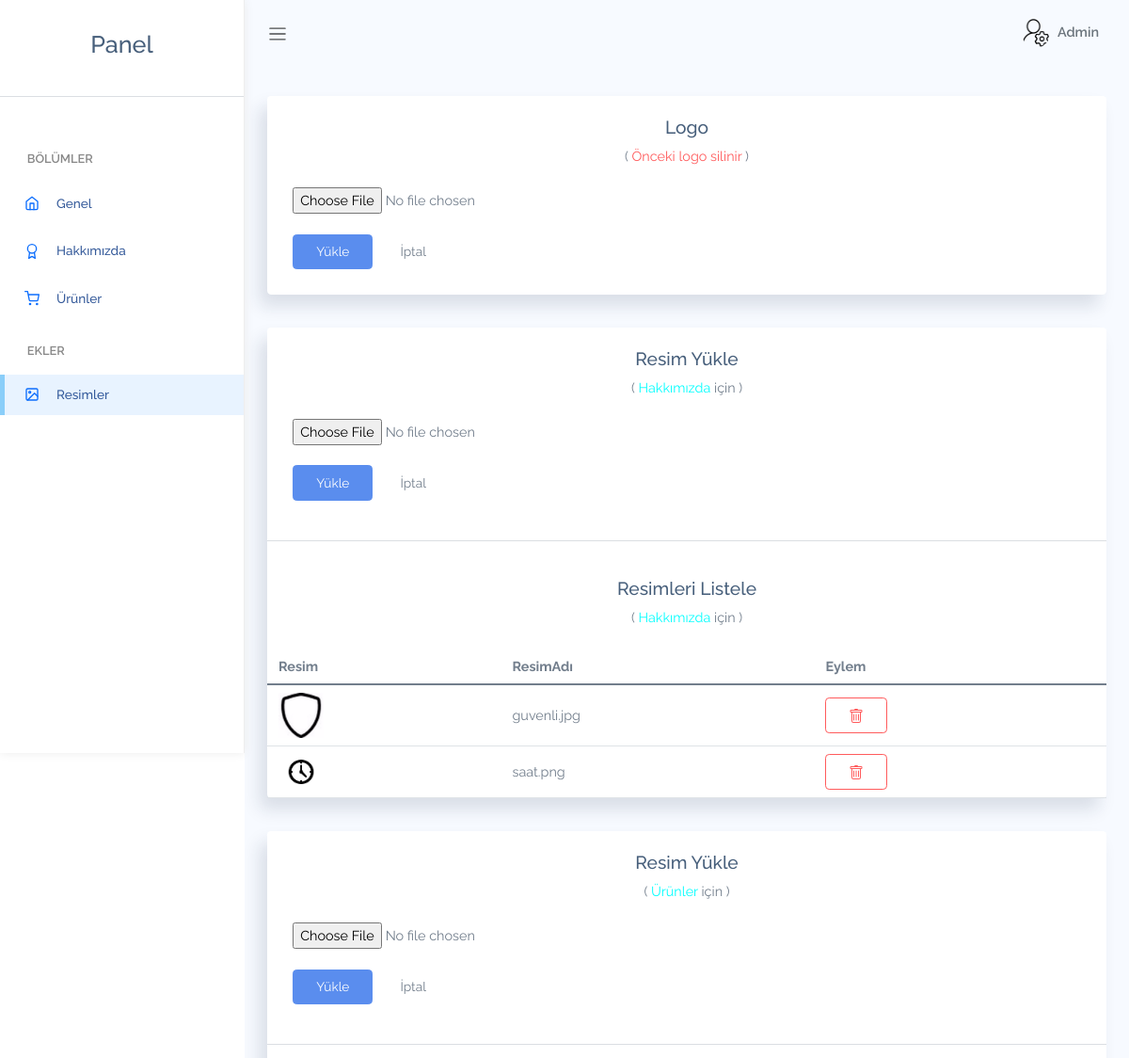
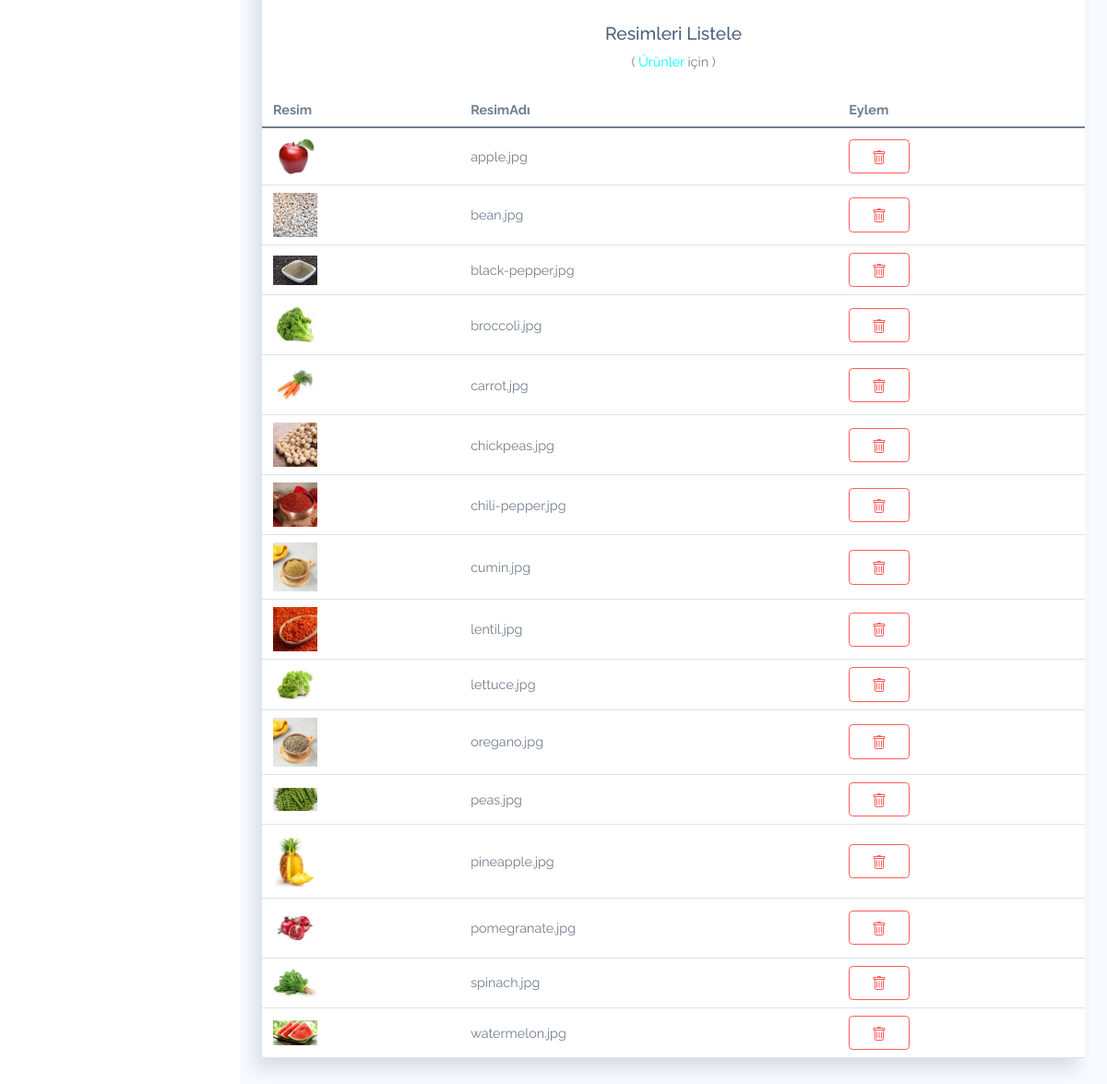
/admin/resimler.php (signed in), run on the app's committed database (2 pictures, top to bottom).
### tables this page shows
CREATE TABLE `resim_hakkimizda` (
  `ID` int(11) NOT NULL,
  `resim_adi` varchar(50) NOT NULL,
  `konum` varchar(30) NOT NULL
);

CREATE TABLE `resim_urunler` (
  `ID` int(11) NOT NULL,
  `resim_adi` varchar(50) NOT NULL,
  `konum` varchar(30) NOT NULL
);

### admin/resimler.php (the view, shortened to what this page needs)
<?php
include './head.php';
$resim_urunler = $db->query("SELECT * FROM resim_urunler");
$resim_hakkimizda = $db->query("SELECT * FROM resim_hakkimizda");
?>
<div class="main-content container-fluid">
	<div class="card">
		<div class="card-header text-center">
			<h4 class="card-title text-center">Logo</h4>
			<span style="text-transform:none;">(<span class="text-danger"> Önceki logo silinir </span>)</span>
		</div>
		<div class="card-body">
			<div class="row">
				<div class="col-lg-6 col-md-12">
					<form action="" method="POST">
						<div class="form-file">
							<input type="file" class="form-file-input" name="logo">
						</div>
						<br>
						<div class="col-12 d-flex">
							<button type="submit" class="btn btn-primary me-1 mb-1">Yükle</button>
							<button type="reset" class="btn btn-light-secondary me-1 mb-1">İptal</button>
						</div>
					</form>
				</div>
			</div>
		</div>
	</div>
	<div class="card">
		<div class="card-header text-center">
			<h4 class="card-title text-center">Resim Yükle</h4>
			<span style="text-transform:none;">( <span style="color:cyan">Hakkımızda</span> için )</span>
		</div>
		<div class="card-body">
			<div class="row">
				<div class="col-lg-6 col-md-12">
					<form action="" method="POST" enctype="multipart/form-data">
						<div class="form-file">
							<input type="file" class="form-file-input" name="resim">
						</div>
						<br>
						<div class="col-12 d-flex">
							<button type="submit" class="btn btn-primary me-1 mb-1">Yükle</button>
							<button type="reset" class="btn btn-light-secondary me-1 mb-1">İptal</button>
						</div>
					</form>
				</div>
			</div>
		</div>
		<hr>
		<div class="card-header text-center">
			<h4 class="card-title text-center">Resimleri Listele</h4>
			<span style="text-transform:none;">( <span style="color:cyan">Hakkımızda</span> için )</span>
		</div>
		<div class="card-content">
			<div class="table-responsive">
				<table class="table table-hover mb-0">
					<thead>
						<tr>
							<th>Resim</th>
							<th>ResimAdı</th>
							<th>Eylem</th>
						</tr>
					</thead>
					<tbody>
						<form action="" method="POST">
							<?php foreach ($resim_hakkimizda->fetchAll(PDO::FETCH_ASSOC) as $resim) { ?>
								<tr>
									<td>
										<img class="img-fluid" style="width: 3rem;" src="<?php echo "..".$resim['konum']."/".$resim['resim_adi']; ?>">
									</td>
									<td>
										<span><?php echo $resim['resim_adi']; ?></span>
									</td>
									<td>
										<button type="submit" class="btn btn-outline-danger" onclick="document.getElementById('hakkimizda_sil').value = '<?php echo $resim['ID']; ?>';">
										</button>
									</td>
								</tr>
							<?php } ?>
						</form>
					</tbody>
				</table>
			</div>
		</div>
	</div>
	<div class="card">
		<div class="card-header text-center">
			<h4 class="card-title text-center">Resim Yükle</h4>
			<span style="text-transform:none;">( <span style="color:cyan">Ürünler</span> için )</span>
		</div>
		<div class="card-body">
			<div class="row">
				<div class="col-lg-6 col-md-12">
					<form action="" method="POST" enctype="multipart/form-data">
						<div class="form-file">
							<input type="file" class="form-file-input" name="resim">
						</div>
						<br>
						<div class="col-12 d-flex">
							<button type="submit" class="btn btn-primary me-1 mb-1">Yükle</button>
							<button type="reset" class="btn btn-light-secondary me-1 mb-1">İptal</button>
						</div>
					</form>
				</div>
			</div>
		</div>
		<hr>
		<div class="card-header text-center">
			<h4 class="card-title text-center">Resimleri Listele</h4>
			<span style="text-transform:none;">( <span style="color:cyan">Ürünler</span> için )</span>
		</div>
		<div class="card-content">
			<div class="table-responsive">
				<table class="table table-hover mb-0">
					<thead>
						<tr>
							<th>Resim</th>
							<th>ResimAdı</th>
							<th>Eylem</th>
						</tr>
					</thead>
					<tbody>
						<form action="" method="POST">
							<?php foreach ($resim_urunler->fetchAll(PDO::FETCH_ASSOC) as $resim) { ?>
								<tr>
									<td>
										<img class="img-fluid" style="width: 3rem;" src="<?php echo "..".$resim['konum']."/".$resim['resim_adi']; ?>">
									</td>
									<td>
										<span><?php echo $resim['resim_adi']; ?></span>
									</td>
									<td>
										<button type="submit" class="btn btn-outline-danger" onclick="document.getElementById('urunler_sil').value = '<?php echo $resim['ID']; ?>';">
										</button>
									</td>
								</tr>
							<?php } ?>
						</form>
					</tbody>
				</table>
			</div>
		</div>
	</div>
</div>
<?php include './footer.php'; ?>

### admin/head.php (shortened to what this page needs)
<!DOCTYPE html>
<html lang="en">
<head>
	<link rel="stylesheet" href="assets/css/bootstrap.css">
	<link rel="stylesheet" href="assets/vendors/chartjs/Chart.min.css">
	<link rel="stylesheet" href="assets/vendors/perfect-scrollbar/perfect-scrollbar.css">
	<link rel="stylesheet" href="assets/css/app.css">
</head>
<body>
	<div id="app">
		<div id="sidebar" class='active'>
			<div class="sidebar-wrapper active">
				<div class="sidebar-header" style="text-align: center;">
					<h3>Panel</h3>
				</div>
				<hr>
				<div class="sidebar-menu">
					<ul class="menu">
						<li class='sidebar-title'>Bölümler</li>
						<li class="sidebar-item">
							<a href="index.php" class='sidebar-link'>
								<i data-feather="home" width="20"></i>
								<span>Genel</span>
							</a>
						</li>
						<li class="sidebar-item">
							<a href="hakkimizda.php" class='sidebar-link'>
								<i data-feather="award" width="20"></i>
								<span>Hakkımızda</span>
							</a>
						</li>
						<li class="sidebar-item">
							<a href="urunler.php" class='sidebar-link'>
								<i data-feather="shopping-cart" width="20"></i>
								<span>Ürünler</span>
							</a>
						</li>
						<li class='sidebar-title'>Ekler</li>
						<li class="sidebar-item">
							<a href="resimler.php" class='sidebar-link'>
								<i data-feather="image" width="20"></i>
								<span>Resimler</span>
							</a>
						</li>
					</ul>
				</div>
			</div>
		</div>
		<div id="main">
			<nav class="navbar navbar-header navbar-expand navbar-light">
				<a class="sidebar-toggler" href="#"><span class="navbar-toggler-icon"></span></a>
				<div class="collapse navbar-collapse" id="navbarSupportedContent">
					<ul class="navbar-nav d-flex align-items-center navbar-light ms-auto">
						<li class="dropdown">
							<a href="#" data-bs-toggle="dropdown"
								class="nav-link dropdown-toggle nav-link-lg nav-link-user">
								<div class="avatar me-1">
									<img src="assets/images/avatar/admin.png" alt="" srcset="">
								</div>
								<div class="d-none d-md-block d-lg-inline-block" style="text-transform:capitalize;"><?php echo $_SESSION['login']; ?></div>
							</a>
						</li>
					</ul>
				</div>
			</nav>

### admin/footer.php (shortened to what this page needs)
			</div>
		</div>
	</body>
</html>

### admin/assets/css/app.css (style rules this page uses)
* { font-family:Raleway }
#app { position:relative }
#main { margin-left:260px;background-color:#f7faff;min-height:100vh;transition:margin-left .6s ease-out }
#main .main-content { padding:2rem 1.5rem }
a { text-decoration:none }
a,button { outline:0 }
.feather,i { font-size:14px;height:1rem }
.avatar { display:inline-flex;border-radius:50%;text-align:center;vertical-align:middle;position:relative }
.avatar img { width:32px;height:32px;border-radius:50% }
.btn i,.btn svg { width:16px;height:16px }
.btn.btn-danger,.btn.btn-dark,.btn.btn-info,.btn.btn-light,.btn.btn-link,.btn.btn-primary,.btn.btn-secondary,.btn.btn-success,.btn.btn-warning { color:#fff }
.dropdown-toggle:after { color:#fff }
#sidebar.active .sidebar-wrapper { left:0 }
.sidebar-wrapper { width:260px;height:100vh;position:fixed;top:0;z-index:10;background-color:#fff;bottom:0;border-right:1px solid #eee;box-shadow:0 0 10px #ececec;left:-260px;transition:left .6s ease-out }
.sidebar-wrapper .sidebar-header { padding:2rem 2rem 1rem;font-size:2rem;font-weight:700 }
.sidebar-wrapper .menu { padding-left:0;margin-top:2rem }
.sidebar-wrapper .menu .sidebar-title { padding:1.5rem 1.8rem .5rem;font-size:.8rem;font-weight:600;color:#888;text-transform:uppercase }
.sidebar-wrapper .menu .sidebar-link { display:block;padding:.7rem 1.5rem;font-size:.85rem;display:flex;align-items:center;transition:all .5s }
.sidebar-wrapper .menu .sidebar-link>span { color:#053382;font-weight:500;margin-left:1rem;opacity:.8 }
.sidebar-wrapper .menu .sidebar-item { list-style:none;margin-top:.5rem;position:relative }
.sidebar-wrapper .menu .sidebar-item.active .sidebar-link { background-color:#e8f3ff }
.sidebar-wrapper .menu .sidebar-item.active .sidebar-link:before { content:"";position:absolute;left:0;height:100%;top:0;bottom:0;background-color:rgba(46,170,244,.5);width:5px }
.card { box-shadow:-8px 12px 18px 0 rgba(25,42,70,.13);margin-bottom:2.2rem }
.card .card-header { border:none }
.card .card-header h4 { font-size:1.2rem }
.card .card-header~.card-body { padding-top:0 }
.card .card-content { position:relative }
.card .card-title { font-size:1.2rem }
.card .card-body { padding:1.4rem 1.7rem }
.navbar { height:70px;padding:1.5rem }
.navbar .nav-link-user img { width:30px }
.navbar.navbar-header li { display:flex;align-items:center }
.navbar.navbar-header .dropdown>a { color:#6c757d;font-weight:600 }
.navbar.navbar-header .dropdown>a:after { display:none }
.dataTable-table td,.dataTable-table thead th,.table td,.table thead th { vertical-align:middle }
.dataTable-table thead th,.table thead th { border-bottom:2px solid #475f7b }

### admin/head.php (style rules this page uses)
.table > :not(caption) > * > * { padding: .5rem .75rem; }

### data on the page
resim_hakkimizda: konum+resim_adi (picture), resim_adi "guvenli.jpg", $resim['ID'] 1 (drawn)
resim_hakkimizda: konum+resim_adi (picture), resim_adi "saat.png", $resim['ID'] 2 (drawn)
resim_urunler: konum+resim_adi (picture), resim_adi "apple.jpg", $resim['ID'] 1 (drawn)
resim_urunler: konum+resim_adi (picture), resim_adi "bean.jpg", $resim['ID'] 2 (drawn)
resim_urunler: konum+resim_adi (picture), resim_adi "black-pepper.jpg", $resim['ID'] 3 (drawn)
resim_urunler: konum+resim_adi (picture), resim_adi "broccoli.jpg", $resim['ID'] 4 (drawn)
resim_urunler: konum+resim_adi (picture), resim_adi "carrot.jpg", $resim['ID'] 5 (drawn)
resim_urunler: konum+resim_adi (picture), resim_adi "chickpeas.jpg", $resim['ID'] 6 (drawn)
resim_urunler: konum+resim_adi (picture), resim_adi "chili-pepper.jpg", $resim['ID'] 7 (drawn)
resim_urunler: konum+resim_adi (picture), resim_adi "cumin.jpg", $resim['ID'] 8 (drawn)
resim_urunler: konum+resim_adi (picture), resim_adi "lentil.jpg", $resim['ID'] 9 (drawn)
resim_urunler: konum+resim_adi (picture), resim_adi "lettuce.jpg", $resim['ID'] 10 (drawn)
resim_urunler: konum+resim_adi (picture), resim_adi "oregano.jpg", $resim['ID'] 11 (drawn)
resim_urunler: konum+resim_adi (picture), resim_adi "peas.jpg", $resim['ID'] 12 (drawn)
resim_urunler: konum+resim_adi (picture), resim_adi "pineapple.jpg", $resim['ID'] 13 (drawn)
resim_urunler: konum+resim_adi (picture), resim_adi "pomegranate.jpg", $resim['ID'] 14 (drawn)
resim_urunler: konum+resim_adi (picture), resim_adi "spinach.jpg", $resim['ID'] 15 (drawn)
resim_urunler: konum+resim_adi (picture), resim_adi "watermelon.jpg", $resim['ID'] 16 (drawn)

### other printed values
$_SESSION['login'] "Admin"
